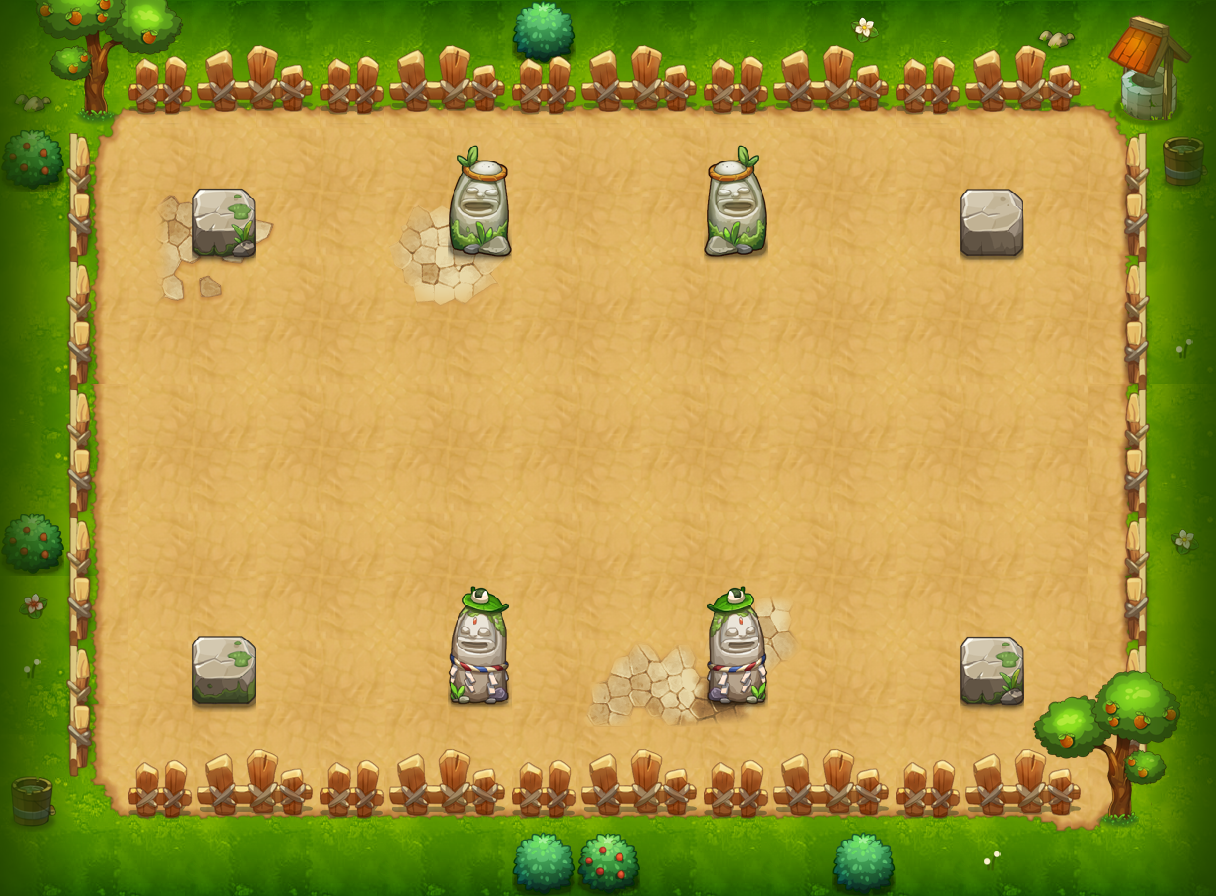

This is a level from a 2D game, rendered from its Tiled map with the project's own tilesets. A one-line summary and the map file follow, with tile-layer data summarised:
An orthogonal 19x14 tile map with 64x64 px tiles, 11 tile layers (PASS, 块层 2, 块层 11, 块层 6, ...) and 56 objects (46x ITEM_POINT, 5x START_POINT, 4x EDGE, PLAYER).

<map version="1.0" orientation="orthogonal" width="19" height="14" tilewidth="64" tileheight="64">
<properties>
  <property name="MODE" value="INFINITE" />
 </properties>
 <tileset firstgid="1" name="xzdxc" tilewidth="64" tileheight="64">
  <image source="xzdxc-hd.png" width="1000" height="2048" />
 </tileset>
 <layer name="PASS" width="19" height="14">
  <data>[266 cells, 124 non-empty, 40 distinct tile ids]</data>
 </layer>
 <layer name="块层 2" width="19" height="14">
  <data>[266 cells, 204 non-empty, 24 distinct tile ids]</data>
 </layer>
 <layer name="块层 11" width="19" height="14">
  <data>[266 cells, 22 non-empty, 22 distinct tile ids]</data>
 </layer>
 <layer name="块层 6" width="19" height="14">
  <data>[266 cells, 22 non-empty, 8 distinct tile ids]</data>
 </layer>
 <layer name="块层 8" width="19" height="14">
  <data>[266 cells, 67 non-empty, 10 distinct tile ids]</data>
 </layer>
 <layer name="块层 10" width="19" height="14">
  <data>[266 cells, 29 non-empty, 19 distinct tile ids]</data>
 </layer>
 <layer name="块层 3" width="19" height="14">
  <data>[266 cells, 73 non-empty, 17 distinct tile ids]</data>
 </layer>
 <layer name="块层 4" width="19" height="14">
  <data>[266 cells, 8 non-empty, 5 distinct tile ids]</data>
 </layer>
 <layer name="SHELTER 11" width="19" height="14">
  <data>[266 cells, 15 non-empty, 3 distinct tile ids]</data>
 </layer>
 <layer name="SHELTER 9" width="19" height="14">
  <data>[266 cells, 4 non-empty, 3 distinct tile ids]</data>
 </layer>
 <layer name="SHELTER 2" width="19" height="14">
  <data>[266 cells, 4 non-empty, 3 distinct tile ids]</data>
 </layer>
 <objectgroup name="对象层 1" width="38" height="28">
  <object name="ITEM_POINT" type="ITEM_POINT" x="320" y="384" width="64" height="64" />
  <object name="PLAYER" type="PLAYER" x="576" y="448" width="64" height="64" />
  <object name="ITEM_POINT" type="ITEM_POINT" x="320" y="448" width="64" height="64" />
  <object name="ITEM_POINT" type="ITEM_POINT" x="960" y="256" width="64" height="64" />
  <object name="ITEM_POINT" type="ITEM_POINT" x="192" y="512" width="64" height="64" />
  <object name="ITEM_POINT" type="ITEM_POINT" x="448" y="320" width="64" height="64" />
  <object name="ITEM_POINT" type="ITEM_POINT" x="768" y="512" width="64" height="64" />
  <object name="ITEM_POINT" type="ITEM_POINT" x="384" y="640" width="64" height="64" />
  <object name="ITEM_POINT" type="ITEM_POINT" x="384" y="192" width="64" height="64" />
  <object name="monster" type="START_POINT" x="256" y="576" width="64" height="64" />
  <object name="ITEM_POINT" type="ITEM_POINT" x="640" y="192" width="64" height="64" />
  <object name="ITEM_POINT" type="ITEM_POINT" x="896" y="192" width="64" height="64" />
  <object name="left_edge" type="EDGE" x="64" y="64" width="64" height="768" />
  <object name="ITEM_POINT" type="ITEM_POINT" x="448" y="512" width="64" height="64" />
  <object name="ITEM_POINT" type="ITEM_POINT" x="256" y="640" width="64" height="64" />
  <object name="ITEM_POINT" type="ITEM_POINT" x="704" y="320" width="64" height="64" />
  <object name="ITEM_POINT" type="ITEM_POINT" x="832" y="448" width="64" height="64" />
  <object name="ITEM_POINT" type="ITEM_POINT" x="192" y="320" width="64" height="64" />
  <object name="ITEM_POINT" type="ITEM_POINT" x="192" y="448" width="64" height="64" />
  <object name="right_edge" type="EDGE" x="1088" y="64" width="64" height="768" />
  <object name="ITEM_POINT" type="ITEM_POINT" x="192" y="384" width="64" height="64" />
  <object name="ITEM_POINT" type="ITEM_POINT" x="960" y="384" width="64" height="64" />
  <object name="ITEM_POINT" type="ITEM_POINT" x="192" y="256" width="64" height="64" />
  <object name="ITEM_POINT" type="ITEM_POINT" x="320" y="192" width="64" height="64" />
  <object name="ITEM_POINT" type="ITEM_POINT" x="960" y="576" width="64" height="64" />
  <object name="ITEM_POINT" type="ITEM_POINT" x="384" y="512" width="64" height="64" />
  <object name="ITEM_POINT" type="ITEM_POINT" x="832" y="192" width="64" height="64" />
  <object name="ITEM_POINT" type="ITEM_POINT" x="128" y="704" width="64" height="64" />
  <object name="ITEM_POINT" type="ITEM_POINT" x="128" y="128" width="64" height="64" />
  <object name="ITEM_POINT" type="ITEM_POINT" x="320" y="640" width="64" height="64" />
  <object name="ITEM_POINT" type="ITEM_POINT" x="896" y="640" width="64" height="64" />
  <object name="monster" type="START_POINT" x="896" y="256" width="64" height="64" />
  <object name="ITEM_POINT" type="ITEM_POINT" x="960" y="512" width="64" height="64" />
  <object name="ITEM_POINT" type="ITEM_POINT" x="768" y="192" width="64" height="64" />
  <object name="ITEM_POINT" type="ITEM_POINT" x="960" y="320" width="64" height="64" />
  <object name="up_edge" type="EDGE" x="128" y="64" width="960" height="64" />
  <object name="down_edge" type="EDGE" x="128" y="768" width="960" height="64" />
  <object name="ITEM_POINT" type="ITEM_POINT" x="960" y="448" width="64" height="64" />
  <object name="ITEM_POINT" type="ITEM_POINT" x="384" y="320" width="64" height="64" />
  <object name="ITEM_POINT" type="ITEM_POINT" x="832" y="640" width="64" height="64" />
  <object name="ITEM_POINT" type="ITEM_POINT" x="192" y="576" width="64" height="64" />
  <object name="ITEM_POINT" type="ITEM_POINT" x="768" y="640" width="64" height="64" />
  <object name="ITEM_POINT" type="ITEM_POINT" x="512" y="640" width="64" height="64" />
  <object name="ITEM_POINT" type="ITEM_POINT" x="768" y="320" width="64" height="64" />
  <object name="ITEM_POINT" type="ITEM_POINT" x="256" y="192" width="64" height="64" />
  <object name="ITEM_POINT" type="ITEM_POINT" x="1024" y="128" width="64" height="64" />
  <object name="ITEM_POINT" type="ITEM_POINT" x="576" y="640" width="64" height="64" />
  <object name="ITEM_POINT" type="ITEM_POINT" x="512" y="192" width="64" height="64" />
  <object name="ITEM_POINT" type="ITEM_POINT" x="576" y="192" width="64" height="64" />
  <object name="ITEM_POINT" type="ITEM_POINT" x="1024" y="704" width="64" height="64" />
  <object name="monster" type="START_POINT" x="256" y="256" width="64" height="64" />
  <object name="ITEM_POINT" type="ITEM_POINT" x="704" y="512" width="64" height="64" />
  <object name="ITEM_POINT" type="ITEM_POINT" x="640" y="640" width="64" height="64" />
  <object name="monster" type="START_POINT" x="896" y="576" width="64" height="64" />
  <object name="ITEM_POINT" type="ITEM_POINT" x="832" y="384" width="64" height="64" />
  <object name="BOSS" type="START_POINT" x="576" y="320" width="64" height="64" />
 </objectgroup>
</map>
